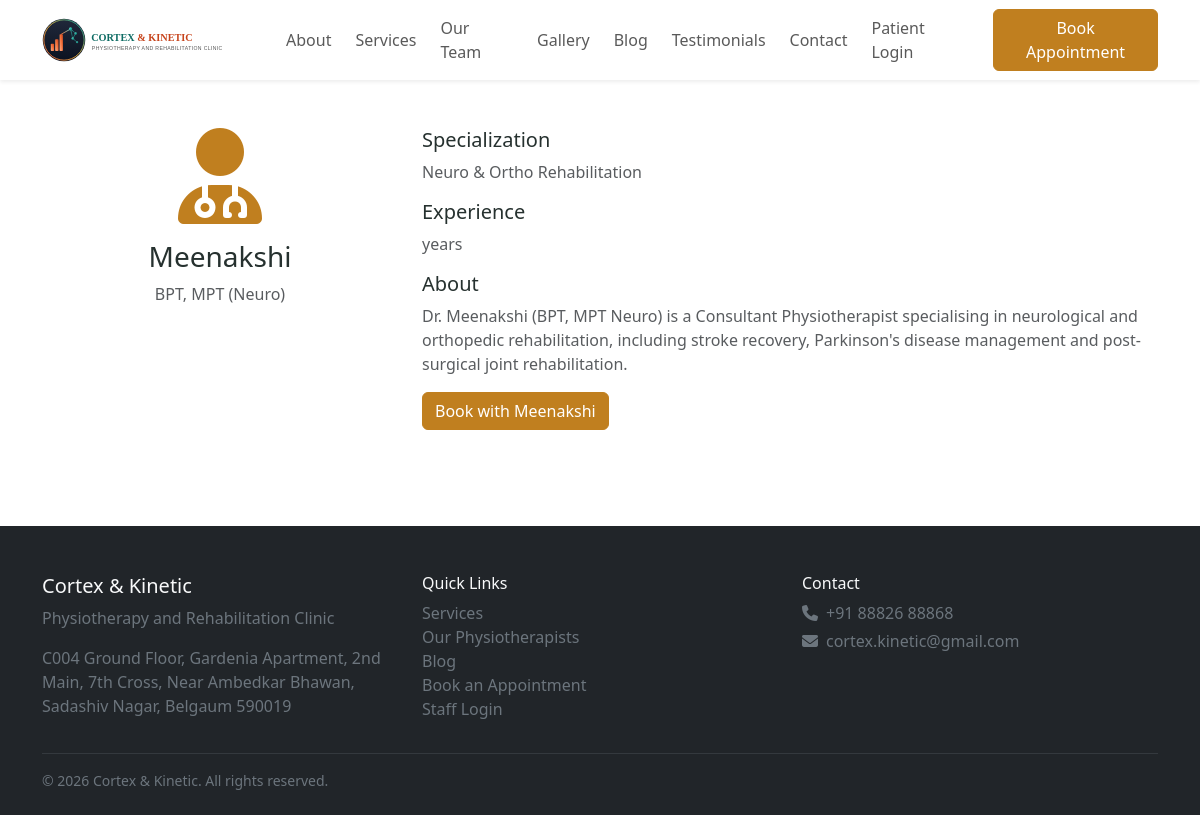
The page /team/dr-meenakshi on the database its author committed.
### tables this page shows
CREATE TABLE therapists (
    id INT UNSIGNED NOT NULL AUTO_INCREMENT,
    staff_id INT UNSIGNED NOT NULL,
    slug VARCHAR(160) NOT NULL,
    bio TEXT NULL,
    default_session_minutes INT UNSIGNED NOT NULL DEFAULT 45,
    is_public TINYINT(1) NOT NULL DEFAULT 1,
    display_order INT NOT NULL DEFAULT 0,
    created_at DATETIME NOT NULL DEFAULT CURRENT_TIMESTAMP,
    updated_at DATETIME NOT NULL DEFAULT CURRENT_TIMESTAMP ON UPDATE CURRENT_TIMESTAMP,
    PRIMARY KEY (id),
    UNIQUE KEY uq_therapist_slug (slug),
    CONSTRAINT fk_therapist_staff FOREIGN KEY (staff_id) REFERENCES staff (id) ON DELETE CASCADE
);

CREATE TABLE staff (
    id INT UNSIGNED NOT NULL AUTO_INCREMENT,
    staff_code VARCHAR(20) NOT NULL,
    first_name VARCHAR(100) NOT NULL,
    last_name VARCHAR(100) NOT NULL,
    role ENUM('physiotherapist','receptionist','assistant','admin') NOT NULL,
    qualification VARCHAR(255) NULL,
    specialization VARCHAR(255) NULL,
    experience_years DECIMAL(4,1) NULL,
    phone VARCHAR(20) NULL,
    email VARCHAR(150) NULL,
    salary DECIMAL(10,2) NULL,
    joining_date DATE NULL,
    photo VARCHAR(255) NULL,
    is_active TINYINT(1) NOT NULL DEFAULT 1,
    created_at DATETIME NOT NULL DEFAULT CURRENT_TIMESTAMP,
    updated_at DATETIME NOT NULL DEFAULT CURRENT_TIMESTAMP ON UPDATE CURRENT_TIMESTAMP,
    PRIMARY KEY (id),
    UNIQUE KEY uq_staff_code (staff_code)
);

### app/Controllers/Public/TeamController.php (called while the page is built, shortened)
<?php
final class TeamController extends Controller
{
    public function show(array $params): void
    {
        $therapist = Therapist::findBySlugWithStaff($params['slug']);
        $this->view('public.team.show', [
            'therapist' => $therapist,
            'settings' => Setting::allAsMap(),
            'page_title' => $therapist['first_name'] . ' ' . $therapist['last_name'],
        ], 'layouts.public');
    }
}

### public/index.php (called while the page is built, shortened)
<?php
$router = require dirname(__DIR__) . '/routes/web.php';
$request = new Request();
$router->dispatch($request);

### app/Core/Database.php (called while the page is built, shortened)
<?php
final class Database
{
    private static ?PDO $connection = null;
    private static string $driver = 'mysql';
    public static function connect(array $config): PDO
    {
        self::$driver = $config['driver'] ?? 'mysql';
        try {
            if (self::$driver === 'sqlite') {
                $path = $config['database'] ?? ':memory:';
                $pdo = new PDO('sqlite:' . $path);
                $pdo->exec('PRAGMA foreign_keys = ON');
            } else {
                $dsn = sprintf(
                    'mysql:host=%s;port=%d;dbname=%s;charset=utf8mb4',
                    $config['host'],
                    (int) $config['port'],
                    $config['database']
                );
                $pdo = new PDO($dsn, $config['username'], $config['password'], [
                    PDO::ATTR_ERRMODE => PDO::ERRMODE_EXCEPTION,
                    PDO::ATTR_DEFAULT_FETCH_MODE => PDO::FETCH_ASSOC,
                    PDO::ATTR_EMULATE_PREPARES => false,
                    PDO::MYSQL_ATTR_INIT_COMMAND => "SET NAMES utf8mb4, sql_mode='STRICT_ALL_TABLES,NO_ENGINE_SUBSTITUTION'",
                ]);
            }
            $pdo->setAttribute(PDO::ATTR_ERRMODE, PDO::ERRMODE_EXCEPTION);
            $pdo->setAttribute(PDO::ATTR_DEFAULT_FETCH_MODE, PDO::FETCH_ASSOC);
        } catch (PDOException $e) {
            Logger::error('Database connection failed: ' . $e->getMessage());
            throw new RuntimeException('Database connection failed. Please check server logs.');
        }
        self::$connection = $pdo;
        return $pdo;
    }
    public static function pdo(): PDO
    {
        return self::$connection;
    }
    public static function query(string $sql, array $params = []): PDOStatement
    {
        $stmt = self::pdo()->prepare($sql);
        $stmt->execute($params);
        return $stmt;
    }
    public static function fetchOne(string $sql, array $params = []): ?array
    {
        $row = self::query($sql, $params)->fetch();
        return $row === false ? null : $row;
    }
}

### app/Models/Therapist.php (called while the page is built, shortened)
<?php
final class Therapist extends Model
{
    public static function findBySlugWithStaff(string $slug): ?array
    {
        return Database::fetchOne(
            "SELECT t.*, s.first_name, s.last_name, s.qualification, s.specialization,
                    s.experience_years, s.photo, s.phone, s.email
             FROM therapists t
             JOIN staff s ON s.id = t.staff_id
             WHERE t.slug = :slug AND t.is_public = 1 AND s.is_active = 1",
            ['slug' => $slug]
        );
    }
}

### app/Views/public/team/show.php (the view, shortened to what this page needs)
<section class="py-5">
  <div class="container">
    <div class="row">
      <div class="col-md-4 text-center">
        <i class="fa-solid fa-user-doctor fa-6x text-primary mb-3"></i>
        <h3><?= View::e($therapist['first_name'] . ' ' . $therapist['last_name']) ?></h3>
        <p class="text-muted"><?= View::e($therapist['qualification']) ?></p>
      </div>
      <div class="col-md-8">
        <h5>Specialization</h5>
        <p class="text-muted"><?= View::e($therapist['specialization']) ?></p>
        <h5>Experience</h5>
        <p class="text-muted"><?= View::e($therapist['experience_years']) ?> years</p>
        <h5>About</h5>
        <p class="text-muted"><?= View::raw(nl2br(View::e($therapist['bio']))) ?></p>
        <a href="/book-appointment" class="btn btn-primary">Book with <?= View::e($therapist['first_name']) ?></a>
      </div>
    </div>
  </div>
</section>

### app/Core/Router.php (shortened to what this page needs)
<?php
final class Router
{
    private array $routes = [];
    private function add(string $method, string $pattern, mixed $handler, array $middleware): void
    {
        $paramNames = [];
        $regex = preg_replace_callback('#\{([a-zA-Z_][a-zA-Z0-9_]*)\}#', function ($m) use (&$paramNames) {
            $paramNames[] = $m[1];
            return '([^/]+)';
        }, $pattern);
        $regex = '#^' . $regex . '$#';
        $this->routes[] = [
            'method' => $method,
            'pattern' => $pattern,
            'regex' => $regex,
            'params' => $paramNames,
            'handler' => $handler,
            'middleware' => $middleware,
        ];
    }
    public function dispatch(Request $request): void
    {
        $path = $request->path();
        foreach ($this->routes as $route) {
            if (!preg_match($route['regex'], $path, $matches)) {
                continue;
            }
            array_shift($matches);
            $params = array_combine($route['params'], $matches);
            $this->call($route['handler'], $params, $request);
            return;
        }
    }
    private function call(mixed $handler, array $params, Request $request): void
    {
        if (is_array($handler) && count($handler) === 2) {
            [$class, $methodName] = $handler;
            $controller = new $class();
            $this->invokeWithResolvedArgs([$controller, $methodName], $params, $request);
            return;
        }
        throw new \RuntimeException('Invalid route handler.');
    }
    private function invokeWithResolvedArgs(callable $callable, array $params, Request $request): void
    {
        $reflection = is_array($callable)
            ? new \ReflectionMethod($callable[0], $callable[1])
            : new \ReflectionFunction($callable);
        $args = [];
        foreach ($reflection->getParameters() as $parameter) {
            $type = $parameter->getType();
            $typeName = $type instanceof \ReflectionNamedType ? $type->getName() : null;
            if ($typeName === Request::class) {
                $args[] = $request;
            } elseif ($typeName === 'array') {
                $args[] = $params;
            } elseif ($parameter->isDefaultValueAvailable()) {
                $args[] = $parameter->getDefaultValue();
            } else {
                $args[] = null;
            }
        }
        $callable(...$args);
    }
}

### public/assets/css/site.css (style rules this page uses)
:root { --pw-primary: #c07f1f; --pw-primary-dark: #8a5a12; --pw-dark: #2b2b2b; --pw-accent: #e8a33d; --pw-bg-soft: #f7f5f1; }
body { font-family: 'Segoe UI', Roboto, Arial, sans-serif; color: #26312f; }
.btn-primary { background-color: var(--pw-primary); border-color: var(--pw-primary); }
.text-primary { color: var(--pw-primary) !important; }

### rows shown on the page
therapists: staff.last_name "Meenakshi", staff.qualification "BPT, MPT (Neuro)", staff.specialization "Neuro & Ortho Rehabilitation", bio "Dr. Meenakshi (BPT, MPT Neuro) is a Consultant Physiotherapist specialising in neurological and orthopedic rehabilitation, including stroke recovery, Parkinson's disease management and post-surgical joint rehabilitation.", staff.first_name "Meenakshi"
